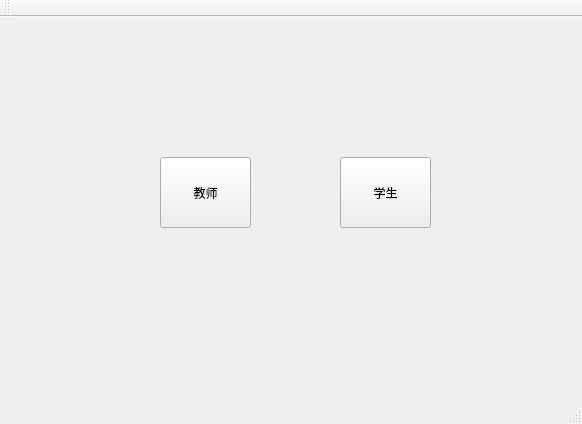
<?xml version="1.0" encoding="UTF-8"?>
<ui version="4.0">
 <class>TeacherSystem</class>
 <widget class="QMainWindow" name="TeacherSystem">
  <property name="geometry">
   <rect>
    <x>0</x>
    <y>0</y>
    <width>582</width>
    <height>424</height>
   </rect>
  </property>
  <property name="windowTitle">
   <string>TeacherSystem</string>
  </property>
  <widget class="QWidget" name="centralWidget">
   <widget class="QPushButton" name="teacherBtn">
    <property name="geometry">
     <rect>
      <x>160</x>
      <y>140</y>
      <width>91</width>
      <height>71</height>
     </rect>
    </property>
    <property name="text">
     <string>教师</string>
    </property>
   </widget>
   <widget class="QPushButton" name="studentBtn">
    <property name="geometry">
     <rect>
      <x>340</x>
      <y>140</y>
      <width>91</width>
      <height>71</height>
     </rect>
    </property>
    <property name="text">
     <string>学生</string>
    </property>
   </widget>
  </widget>
  <widget class="QMenuBar" name="menuBar">
   <property name="geometry">
    <rect>
     <x>0</x>
     <y>0</y>
     <width>582</width>
     <height>23</height>
    </rect>
   </property>
  </widget>
  <widget class="QToolBar" name="mainToolBar">
   <attribute name="toolBarArea">
    <enum>TopToolBarArea</enum>
   </attribute>
   <attribute name="toolBarBreak">
    <bool>false</bool>
   </attribute>
  </widget>
  <widget class="QStatusBar" name="statusBar"/>
 </widget>
 <layoutdefault spacing="6" margin="11"/>
 <resources/>
 <connections/>
</ui>
